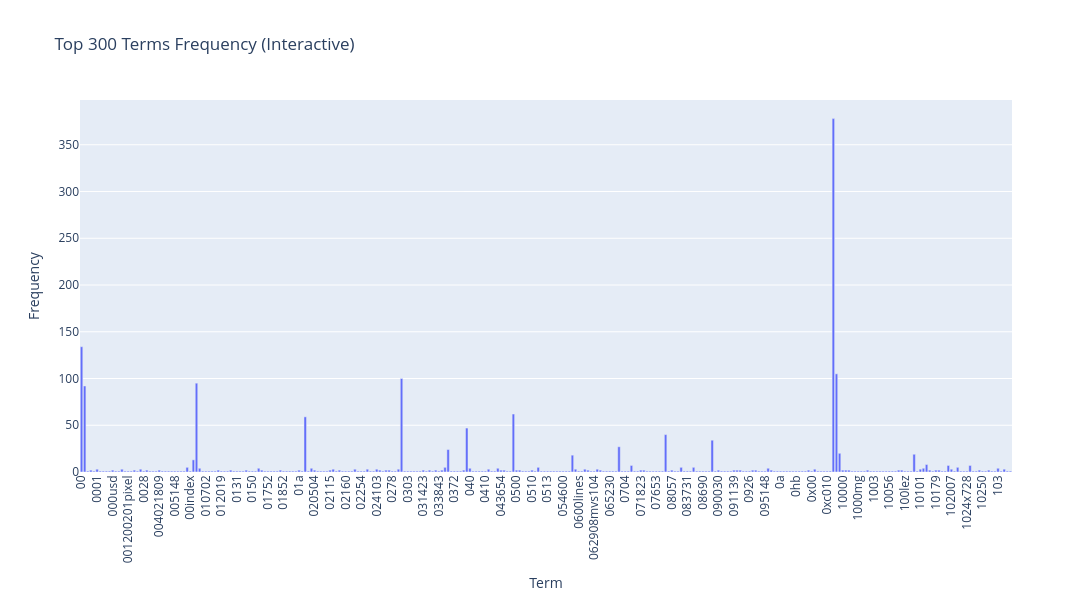

The notebook cell this image was saved under:
### Markdown cell above
### >>> **Exercise 12 (take home):**
If you want a nicer interactive visualization here, I would encourage you try to install and use plotly to achieve this.

### Code cell
# Answer here
import plotly.express as px
terms = count_vect.get_feature_names_out()[:300]
freqs = term_frequencies[:300]

df = pd.DataFrame({"term": terms, "frequency": freqs})

# Interactive barplot
fig = px.bar(df, x="term", y="frequency",
             title="Top 300 Terms Frequency (Interactive)",
             labels={"term": "Term", "frequency": "Frequency"})

fig.update_layout(
    xaxis_tickangle=-90, 
    height=600,
    width=1200
)

fig.show()

print("""

I choose to use this chart because interactive, letting you zoom, pan, and hover to explore 
hundreds of terms more clearly than a static plot.

""")

### Figure 1 — Plotly figure (JSON) as saved in the notebook; plotly's stock layout.template omitted (floating-point values rounded to 4 significant figures; data arrays with more than 128 entries replaced by an {"elided": "..."} marker saying what was removed)
{"data": [{"alignmentgroup": "True", "hovertemplate": "Term=%{x}<br>Frequency=%{y}<extra></extra>", "legendgroup": "", "marker": {"color": "#636efa", "pattern": {"shape": ""}}, "name": "", "offsetgroup": "", "orientation": "v", "showlegend": false, "textposition": "auto", "type": "bar", "x": {"elided": "300 str values"}, "xaxis": "x", "y": {"elided": "300 int values"}, "yaxis": "y"}], "layout": {"barmode": "relative", "height": 600, "legend": {"tracegroupgap": 0}, "title": {"text": "Top 300 Terms Frequency (Interactive)"}, "width": 1200, "xaxis": {"anchor": "y", "domain": [0, 1], "tickangle": -90, "title": {"text": "Term"}}, "yaxis": {"anchor": "x", "domain": [0, 1], "title": {"text": "Frequency"}}}}
